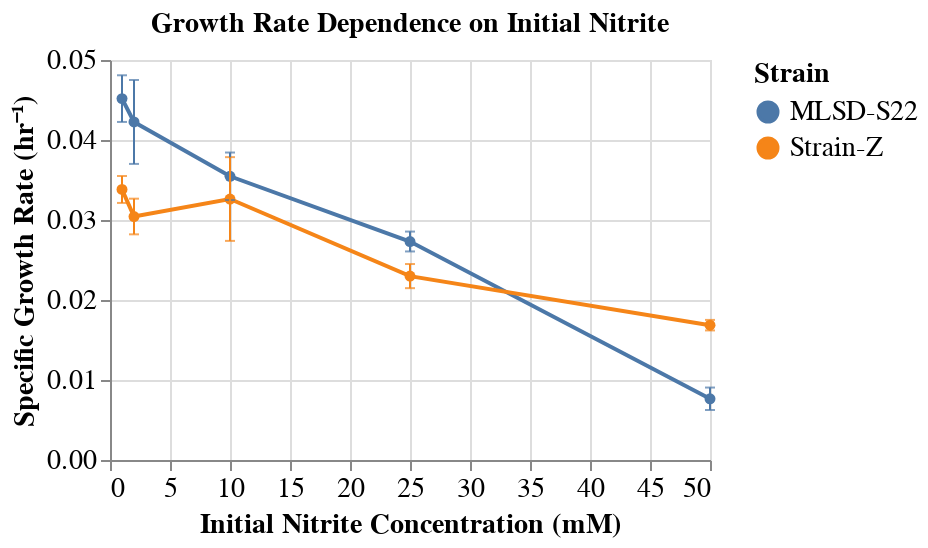

The cell this chart's notebook holds for it:
### Code cell
point = alt.Chart(data=growth_rate_df[growth_rate_df.Method=='Cell-count-based']).mark_line(point=True).encode(
    alt.X('Nitrite_mM', scale=alt.Scale(domain=[0,50]), title='Initial Nitrite Concentration (mM)'),
    alt.Y('mean(Growth_rate):Q', title='Specific Growth Rate (hr\u207B\u00B9)', scale=alt.Scale(domain=[0,0.05])),
    alt.Color('Strain:N'))

error_bar = alt.Chart(data=growth_rate_df[growth_rate_df.Method=='Cell-count-based']).mark_errorbar(extent='stdev', color=alt.HexColor('#1f77b4'), ticks=True).encode(
    alt.X('Nitrite_mM'),
    alt.Y('Growth_rate:Q', title='Specific Growth Rate (hr\u207B\u00B9)'),
    alt.Color('Strain:N'))

figure = (point + error_bar).properties(width=300, height=200, title='Growth Rate Dependence on Initial Nitrite').configure_axis(
    labelFontSize=14, titleFontSize=14).configure_title(fontSize=14).configure_legend(labelFontSize=14, titleFontSize=14)
figure.save('figures/NO2_growth_rate.svg')
figure

### Figure 1 — Vega-Lite specification as saved in the notebook (floating-point values rounded to 4 significant figures)
{"config": {"view": {"continuousWidth": 300, "continuousHeight": 300}, "axis": {"labelFontSize": 14, "titleFontSize": 14}, "legend": {"labelFontSize": 14, "titleFontSize": 14}, "title": {"fontSize": 14}}, "layer": [{"data": {"name": "data-71a5d80b4c0a52f7379cce6ad5c5b4fb"}, "mark": {"type": "line", "point": true}, "encoding": {"color": {"field": "Strain", "type": "nominal"}, "x": {"field": "Nitrite_mM", "scale": {"domain": [0, 50]}, "title": "Initial Nitrite Concentration (mM)", "type": "quantitative"}, "y": {"aggregate": "mean", "field": "Growth_rate", "scale": {"domain": [0, 0.05]}, "title": "Specific Growth Rate (hr⁻¹)", "type": "quantitative"}}}, {"data": {"name": "data-71a5d80b4c0a52f7379cce6ad5c5b4fb"}, "mark": {"type": "errorbar", "color": "#1f77b4", "extent": "stdev", "ticks": true}, "encoding": {"color": {"field": "Strain", "type": "nominal"}, "x": {"field": "Nitrite_mM", "type": "quantitative"}, "y": {"field": "Growth_rate", "title": "Specific Growth Rate (hr⁻¹)", "type": "quantitative"}}}], "height": 200, "title": "Growth Rate Dependence on Initial Nitrite", "width": 300, "$schema": "https://vega.github.io/schema/vega-lite/v5.8.0.json", "datasets": {"data-71a5d80b4c0a52f7379cce6ad5c5b4fb": [{"Strain": "MLSD-S22", "Nitrite_mM": 1, "Replicate": 1, "Growth_rate": 0.04474, "Method": "Cell-count-based"}, {"Strain": "MLSD-S22", "Nitrite_mM": 1, "Replicate": 2, "Growth_rate": 0.04457, "Method": "Cell-count-based"}, {"Strain": "MLSD-S22", "Nitrite_mM": 1, "Replicate": 3, "Growth_rate": 0.04483, "Method": "Cell-count-based"}, {"Strain": "MLSD-S22", "Nitrite_mM": 1, "Replicate": 4, "Growth_rate": 0.04142, "Method": "Cell-count-based"}, {"Strain": "MLSD-S22", "Nitrite_mM": 1, "Replicate": 5, "Growth_rate": 0.04503, "Method": "Cell-count-based"}, {"Strain": "MLSD-S22", "Nitrite_mM": 1, "Replicate": 6, "Growth_rate": 0.05044, "Method": "Cell-count-based"}, {"Strain": "MLSD-S22", "Nitrite_mM": 2, "Replicate": 1, "Growth_rate": 0.03853, "Method": "Cell-count-based"}, {"Strain": "MLSD-S22", "Nitrite_mM": 2, "Replicate": 2, "Growth_rate": 0.03774, "Method": "Cell-count-based"}, {"Strain": "MLSD-S22", "Nitrite_mM": 2, "Replicate": 3, "Growth_rate": 0.03629, "Method": "Cell-count-based"}, {"Strain": "MLSD-S22", "Nitrite_mM": 2, "Replicate": 4, "Growth_rate": 0.04744, "Method": "Cell-count-based"}, {"Strain": "MLSD-S22", "Nitrite_mM": 2, "Replicate": 5, "Growth_rate": 0.0468, "Method": "Cell-count-based"}, {"Strain": "MLSD-S22", "Nitrite_mM": 2, "Replicate": 6, "Growth_rate": 0.04675, "Method": "Cell-count-based"}, {"Strain": "MLSD-S22", "Nitrite_mM": 10, "Replicate": 1, "Growth_rate": 0.03227, "Method": "Cell-count-based"}, {"Strain": "MLSD-S22", "Nitrite_mM": 10, "Replicate": 2, "Growth_rate": 0.03599, "Method": "Cell-count-based"}, {"Strain": "MLSD-S22", "Nitrite_mM": 10, "Replicate": 3, "Growth_rate": 0.03814, "Method": "Cell-count-based"}, {"Strain": "MLSD-S22", "Nitrite_mM": 25, "Replicate": 1, "Growth_rate": 0.02802, "Method": "Cell-count-based"}, {"Strain": "MLSD-S22", "Nitrite_mM": 25, "Replicate": 2, "Growth_rate": 0.02803, "Method": "Cell-count-based"}, {"Strain": "MLSD-S22", "Nitrite_mM": 25, "Replicate": 3, "Growth_rate": 0.02588, "Method": "Cell-count-based"}, {"Strain": "MLSD-S22", "Nitrite_mM": 50, "Replicate": 1, "Growth_rate": 0.008207, "Method": "Cell-count-based"}, {"Strain": "MLSD-S22", "Nitrite_mM": 50, "Replicate": 2, "Growth_rate": 0.008696, "Method": "Cell-count-based"}, {"Strain": "MLSD-S22", "Nitrite_mM": 50, "Replicate": 3, "Growth_rate": 0.00606, "Method": "Cell-count-based"}, {"Strain": "Strain-Z", "Nitrite_mM": 1, "Replicate": 1, "Growth_rate": 0.03403, "Method": "Cell-count-based"}, {"Strain": "Strain-Z", "Nitrite_mM": 1, "Replicate": 2, "Growth_rate": 0.03191, "Method": "Cell-count-based"}, {"Strain": "Strain-Z", "Nitrite_mM": 1, "Replicate": 3, "Growth_rate": 0.03445, "Method": "Cell-count-based"}, {"Strain": "Strain-Z", "Nitrite_mM": 1, "Replicate": 4, "Growth_rate": 0.03268, "Method": "Cell-count-based"}, {"Strain": "Strain-Z", "Nitrite_mM": 1, "Replicate": 5, "Growth_rate": 0.0367, "Method": "Cell-count-based"}, {"Strain": "Strain-Z", "Nitrite_mM": 1, "Replicate": 6, "Growth_rate": 0.03313, "Method": "Cell-count-based"}, {"Strain": "Strain-Z", "Nitrite_mM": 2, "Replicate": 1, "Growth_rate": 0.03056, "Method": "Cell-count-based"}, {"Strain": "Strain-Z", "Nitrite_mM": 2, "Replicate": 2, "Growth_rate": 0.0326, "Method": "Cell-count-based"}, {"Strain": "Strain-Z", "Nitrite_mM": 2, "Replicate": 3, "Growth_rate": 0.02815, "Method": "Cell-count-based"}, {"Strain": "Strain-Z", "Nitrite_mM": 10, "Replicate": 1, "Growth_rate": 0.02658, "Method": "Cell-count-based"}, {"Strain": "Strain-Z", "Nitrite_mM": 10, "Replicate": 2, "Growth_rate": 0.03563, "Method": "Cell-count-based"}, {"Strain": "Strain-Z", "Nitrite_mM": 10, "Replicate": 3, "Growth_rate": 0.03566, "Method": "Cell-count-based"}, {"Strain": "Strain-Z", "Nitrite_mM": 25, "Replicate": 1, "Growth_rate": 0.02135, "Method": "Cell-count-based"}, {"Strain": "Strain-Z", "Nitrite_mM": 25, "Replicate": 2, "Growth_rate": 0.02431, "Method": "Cell-count-based"}, {"Strain": "Strain-Z", "Nitrite_mM": 25, "Replicate": 3, "Growth_rate": 0.0233, "Method": "Cell-count-based"}, {"Strain": "Strain-Z", "Nitrite_mM": 50, "Replicate": 1, "Growth_rate": 0.0162, "Method": "Cell-count-based"}, {"Strain": "Strain-Z", "Nitrite_mM": 50, "Replicate": 2, "Growth_rate": 0.01752, "Method": "Cell-count-based"}, {"Strain": "Strain-Z", "Nitrite_mM": 50, "Replicate": 3, "Growth_rate": 0.01684, "Method": "Cell-count-based"}]}}
